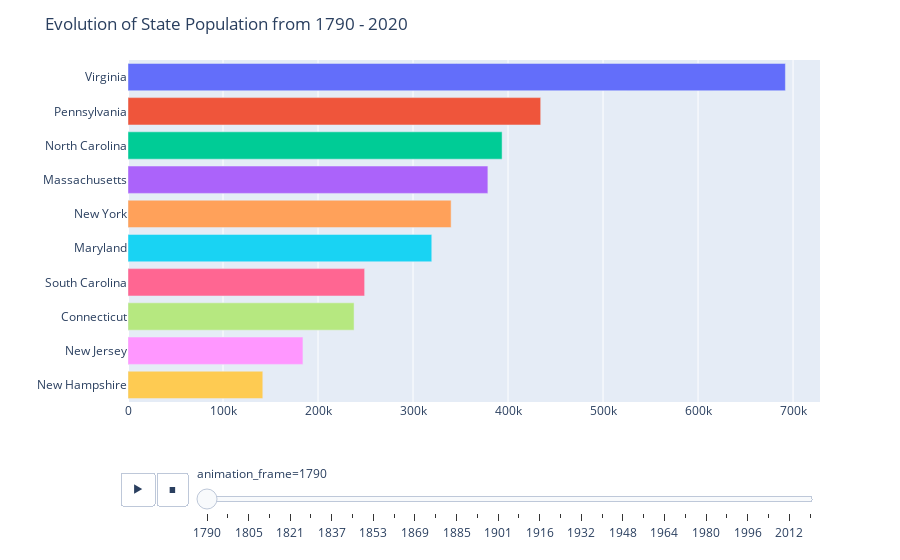

Write notebook code for a chart like this one.
### Markdown cell above
## Leveraging the plotly library for animation plots

### Code cell
# Make animation frame
fig = px.bar(x=df_out.Population, y=df_out.State, orientation='h', animation_frame=df_out.Year, color=df_out.State)
# Do not show legend
fig.update_layout(showlegend=False, title_text=f'Evolution of State Population from 1790 - 2020', 
                  yaxis_title='', xaxis_title='')
# Sort labels by greatest population value
fig.update_yaxes(categoryorder='total ascending')
# Adjust the transition speed
fig.layout.updatemenus[0].buttons[0].args[1]['frame']['duration'] = 1000
fig.layout.updatemenus[0].buttons[0].args[1]['transition']['duration'] = 1000

fig.show()

### Figure 1 — Plotly figure (JSON) as saved in the notebook; plotly's stock layout.template omitted (floating-point values rounded to 4 significant figures)
{"data": [{"alignmentgroup": "True", "hovertemplate": "color=Virginia<br>animation_frame=1790<br>x=%{x}<br>y=%{y}<extra></extra>", "legendgroup": "Virginia", "marker": {"color": "#636efa"}, "name": "Virginia", "offsetgroup": "Virginia", "orientation": "h", "showlegend": true, "textposition": "auto", "type": "bar", "x": [691937], "xaxis": "x", "y": ["Virginia"], "yaxis": "y"}, {"alignmentgroup": "True", "hovertemplate": "color=Pennsylvania<br>animation_frame=1790<br>x=%{x}<br>y=%{y}<extra></extra>", "legendgroup": "Pennsylvania", "marker": {"color": "#EF553B"}, "name": "Pennsylvania", "offsetgroup": "Pennsylvania", "orientation": "h", "showlegend": true, "textposition": "auto", "type": "bar", "x": [434373], "xaxis": "x", "y": ["Pennsylvania"], "yaxis": "y"}, {"alignmentgroup": "True", "hovertemplate": "color=North Carolina<br>animation_frame=1790<br>x=%{x}<br>y=%{y}<extra></extra>", "legendgroup": "North Carolina", "marker": {"color": "#00cc96"}, "name": "North Carolina", "offsetgroup": "North Carolina", "orientation": "h", "showlegend": true, "textposition": "auto", "type": "bar", "x": [393751], "xaxis": "x", "y": ["North Carolina"], "yaxis": "y"}, {"alignmentgroup": "True", "hovertemplate": "color=Massachusetts<br>animation_frame=1790<br>x=%{x}<br>y=%{y}<extra></extra>", "legendgroup": "Massachusetts", "marker": {"color": "#ab63fa"}, "name": "Massachusetts", "offsetgroup": "Massachusetts", "orientation": "h", "showlegend": true, "textposition": "auto", "type": "bar", "x": [378787], "xaxis": "x", "y": ["Massachusetts"], "yaxis": "y"}, {"alignmentgroup": "True", "hovertemplate": "color=New York<br>animation_frame=1790<br>x=%{x}<br>y=%{y}<extra></extra>", "legendgroup": "New York", "marker": {"color": "#FFA15A"}, "name": "New York", "offsetgroup": "New York", "orientation": "h", "showlegend": true, "textposition": "auto", "type": "bar", "x": [340120], "xaxis": "x", "y": ["New York"], "yaxis": "y"}, {"alignmentgroup": "True", "hovertemplate": "color=Maryland<br>animation_frame=1790<br>x=%{x}<br>y=%{y}<extra></extra>", "legendgroup": "Maryland", "marker": {"color": "#19d3f3"}, "name": "Maryland", "offsetgroup": "Maryland", "orientation": "h", "showlegend": true, "textposition": "auto", "type": "bar", "x": [319728], "xaxis": "x", "y": ["Maryland"], "yaxis": "y"}, {"alignmentgroup": "True", "hovertemplate": "color=South Carolina<br>animation_frame=1790<br>x=%{x}<br>y=%{y}<extra></extra>", "legendgroup": "South Carolina", "marker": {"color": "#FF6692"}, "name": "South Carolina", "offsetgroup": "South Carolina", "orientation": "h", "showlegend": true, "textposition": "auto", "type": "bar", "x": [249073], "xaxis": "x", "y": ["South Carolina"], "yaxis": "y"}, {"alignmentgroup": "True", "hovertemplate": "color=Connecticut<br>animation_frame=1790<br>x=%{x}<br>y=%{y}<extra></extra>", "legendgroup": "Connecticut", "marker": {"color": "#B6E880"}, "name": "Connecticut", "offsetgroup": "Connecticut", "orientation": "h", "showlegend": true, "textposition": "auto", "type": "bar", "x": [237946], "xaxis": "x", "y": ["Connecticut"], "yaxis": "y"}, {"alignmentgroup": "True", "hovertemplate": "color=New Jersey<br>animation_frame=1790<br>x=%{x}<br>y=%{y}<extra></extra>", "legendgroup": "New Jersey", "marker": {"color": "#FF97FF"}, "name": "New Jersey", "offsetgroup": "New Jersey", "orientation": "h", "showlegend": true, "textposition": "auto", "type": "bar", "x": [184139], "xaxis": "x", "y": ["New Jersey"], "yaxis": "y"}, {"alignmentgroup": "True", "hovertemplate": "color=New Hampshire<br>animation_frame=1790<br>x=%{x}<br>y=%{y}<extra></extra>", "legendgroup": "New Hampshire", "marker": {"color": "#FECB52"}, "name": "New Hampshire", "offsetgroup": "New Hampshire", "orientation": "h", "showlegend": true, "textposition": "auto", "type": "bar", "x": [141885], "xaxis": "x", "y": ["New Hampshire"], "yaxis": "y"}], "layout": {"barmode": "relative", "legend": {"title": {"text": "color"}, "tracegroupgap": 0}, "margin": {"t": 60}, "showlegend": false, "sliders": [{"active": 0, "currentvalue": {"prefix": "animation_frame="}, "len": 0.9, "pad": {"b": 10, "t": 60}, "steps": [{"args": [["1790"], {"frame": {"duration": 0, "redraw": true}, "fromcurrent": true, "mode": "immediate", "transition": {"duration": 0, "easing": "linear"}}], "label": "1790", "method": "animate"}, {"args": [["1797"], {"frame": {"duration": 0, "redraw": true}, "fromcurrent": true, "mode": "immediate", "transition": {"duration": 0, "easing": "linear"}}], "label": "1797", "method": "animate"}, {"args": [["1805"], {"frame": {"duration": 0, "redraw": true}, "fromcurrent": true, "mode": "immediate", "transition": {"duration": 0, "easing": "linear"}}], "label": "1805", "method": "animate"}, {"args": [["1813"], {"frame": {"duration": 0, "redraw": true}, "fromcurrent": true, "mode": "immediate", "transition": {"duration": 0, "easing": "linear"}}], "label": "1813", "method": "animate"}, {"args": [["1821"], {"frame": {"duration": 0, "redraw": true}, "fromcurrent": true, "mode": "immediate", "transition": {"duration": 0, "easing": "linear"}}], "label": "1821", "method": "animate"}, {"args": [["1829"], {"frame": {"duration": 0, "redraw": true}, "fromcurrent": true, "mode": "immediate", "transition": {"duration": 0, "easing": "linear"}}], "label": "1829", "method": "animate"}, {"args": [["1837"], {"frame": {"duration": 0, "redraw": true}, "fromcurrent": true, "mode": "immediate", "transition": {"duration": 0, "easing": "linear"}}], "label": "1837", "method": "animate"}, {"args": [["1845"], {"frame": {"duration": 0, "redraw": true}, "fromcurrent": true, "mode": "immediate", "transition": {"duration": 0, "easing": "linear"}}], "label": "1845", "method": "animate"}, {"args": [["1853"], {"frame": {"duration": 0, "redraw": true}, "fromcurrent": true, "mode": "immediate", "transition": {"duration": 0, "easing": "linear"}}], "label": "1853", "method": "animate"}, {"args": [["1861"], {"frame": {"duration": 0, "redraw": true}, "fromcurrent": true, "mode": "immediate", "transition": {"duration": 0, "easing": "linear"}}], "label": "1861", "method": "animate"}, {"args": [["1869"], {"frame": {"duration": 0, "redraw": true}, "fromcurrent": true, "mode": "immediate", "transition": {"duration": 0, "easing": "linear"}}], "label": "1869", "method": "animate"}, {"args": [["1877"], {"frame": {"duration": 0, "redraw": true}, "fromcurrent": true, "mode": "immediate", "transition": {"duration": 0, "easing": "linear"}}], "label": "1877", "method": "animate"}, {"args": [["1885"], {"frame": {"duration": 0, "redraw": true}, "fromcurrent": true, "mode": "immediate", "transition": {"duration": 0, "easing": "linear"}}], "label": "1885", "method": "animate"}, {"args": [["1893"], {"frame": {"duration": 0, "redraw": true}, "fromcurrent": true, "mode": "immediate", "transition": {"duration": 0, "easing": "linear"}}], "label": "1893", "method": "animate"}, {"args": [["1901"], {"frame": {"duration": 0, "redraw": true}, "fromcurrent": true, "mode": "immediate", "transition": {"duration": 0, "easing": "linear"}}], "label": "1901", "method": "animate"}, {"args": [["1908"], {"frame": {"duration": 0, "redraw": true}, "fromcurrent": true, "mode": "immediate", "transition": {"duration": 0, "easing": "linear"}}], "label": "1908", "method": "animate"}, {"args": [["1916"], {"frame": {"duration": 0, "redraw": true}, "fromcurrent": true, "mode": "immediate", "transition": {"duration": 0, "easing": "linear"}}], "label": "1916", "method": "animate"}, {"args": [["1924"], {"frame": {"duration": 0, "redraw": true}, "fromcurrent": true, "mode": "immediate", "transition": {"duration": 0, "easing": "linear"}}], "label": "1924", "method": "animate"}, {"args": [["1932"], {"frame": {"duration": 0, "redraw": true}, "fromcurrent": true, "mode": "immediate", "transition": {"duration": 0, "easing": "linear"}}], "label": "1932", "method": "animate"}, {"args": [["1940"], {"frame": {"duration": 0, "redraw": true}, "fromcurrent": true, "mode": "immediate", "transition": {"duration": 0, "easing": "linear"}}], "label": "1940", "method": "animate"}, {"args": [["1948"], {"frame": {"duration": 0, "redraw": true}, "fromcurrent": true, "mode": "immediate", "transition": {"duration": 0, "easing": "linear"}}], "label": "1948", "method": "animate"}, {"args": [["1956"], {"frame": {"duration": 0, "redraw": true}, "fromcurrent": true, "mode": "immediate", "transition": {"duration": 0, "easing": "linear"}}], "label": "1956", "method": "animate"}, {"args": [["1964"], {"frame": {"duration": 0, "redraw": true}, "fromcurrent": true, "mode": "immediate", "transition": {"duration": 0, "easing": "linear"}}], "label": "1964", "method": "animate"}, {"args": [["1972"], {"frame": {"duration": 0, "redraw": true}, "fromcurrent": true, "mode": "immediate", "transition": {"duration": 0, "easing": "linear"}}], "label": "1972", "method": "animate"}, {"args": [["1980"], {"frame": {"duration": 0, "redraw": true}, "fromcurrent": true, "mode": "immediate", "transition": {"duration": 0, "easing": "linear"}}], "label": "1980", "method": "animate"}, {"args": [["1988"], {"frame": {"duration": 0, "redraw": true}, "fromcurrent": true, "mode": "immediate", "transition": {"duration": 0, "easing": "linear"}}], "label": "1988", "method": "animate"}, {"args": [["1996"], {"frame": {"duration": 0, "redraw": true}, "fromcurrent": true, "mode": "immediate", "transition": {"duration": 0, "easing": "linear"}}], "label": "1996", "method": "animate"}, {"args": [["2004"], {"frame": {"duration": 0, "redraw": true}, "fromcurrent": true, "mode": "immediate", "transition": {"duration": 0, "easing": "linear"}}], "label": "2004", "method": "animate"}, {"args": [["2012"], {"frame": {"duration": 0, "redraw": true}, "fromcurrent": true, "mode": "immediate", "transition": {"duration": 0, "easing": "linear"}}], "label": "2012", "method": "animate"}, {"args": [["2020"], {"frame": {"duration": 0, "redraw": true}, "fromcurrent": true, "mode": "immediate", "transition": {"duration": 0, "easing": "linear"}}], "label": "2020", "method": "animate"}], "x": 0.1, "xanchor": "left", "y": 0, "yanchor": "top"}], "title": {"text": "Evolution of State Population from 1790 - 2020"}, "updatemenus": [{"buttons": [{"args": [null, {"frame": {"duration": 1000, "redraw": true}, "fromcurrent": true, "mode": "immediate", "transition": {"duration": 1000, "easing": "linear"}}], "label": "&#9654;", "method": "animate"}, {"args": [[null], {"frame": {"duration": 0, "redraw": true}, "fromcurrent": true, "mode": "immediate", "transition": {"duration": 0, "easing": "linear"}}], "label": "&#9724;", "method": "animate"}], "direction": "left", "pad": {"r": 10, "t": 70}, "showactive": false, "type": "buttons", "x": 0.1, "xanchor": "right", "y": 0, "yanchor": "top"}], "xaxis": {"anchor": "y", "domain": [0, 1], "title": {"text": ""}}, "yaxis": {"anchor": "x", "categoryorder": "total ascending", "domain": [0, 1], "title": {"text": ""}}}}
